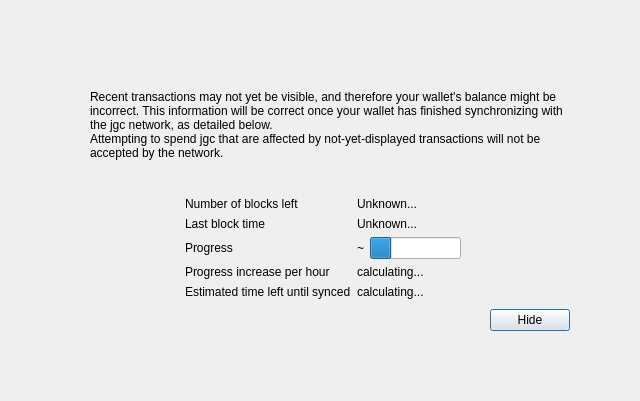
<?xml version="1.0" encoding="UTF-8"?>
<ui version="4.0">
 <class>ModalOverlay</class>
 <widget class="ModalOverlay" name="ModalOverlay">
  <property name="geometry">
   <rect>
    <x>0</x>
    <y>0</y>
    <width>640</width>
    <height>401</height>
   </rect>
  </property>
  <property name="windowTitle">
   <string>Form</string>
  </property>
  <layout class="QVBoxLayout" name="verticalLayout" stretch="0">
   <property name="sizeConstraint">
    <enum>QLayout::SetDefaultConstraint</enum>
   </property>
   <property name="leftMargin">
    <number>0</number>
   </property>
   <property name="topMargin">
    <number>0</number>
   </property>
   <property name="rightMargin">
    <number>0</number>
   </property>
   <property name="bottomMargin">
    <number>0</number>
   </property>
   <item>
    <widget class="QWidget" name="bgWidget" native="true">
     <property name="styleSheet">
      <string notr="true"/>
     </property>
     <layout class="QVBoxLayout" name="verticalLayoutMain" stretch="0">
      <property name="leftMargin">
       <number>60</number>
      </property>
      <property name="topMargin">
       <number>60</number>
      </property>
      <property name="rightMargin">
       <number>60</number>
      </property>
      <property name="bottomMargin">
       <number>60</number>
      </property>
      <item>
       <widget class="QWidget" name="contentWidget" native="true">
        <property name="styleSheet">
         <string notr="true"/>
        </property>
        <layout class="QVBoxLayout" name="verticalLayoutSub" stretch="1,0,0,0,0">
         <property name="spacing">
          <number>0</number>
         </property>
         <property name="leftMargin">
          <number>10</number>
         </property>
         <property name="topMargin">
          <number>10</number>
         </property>
         <property name="rightMargin">
          <number>10</number>
         </property>
         <property name="bottomMargin">
          <number>10</number>
         </property>
         <item>
          <layout class="QHBoxLayout" name="horizontalLayoutIconText" stretch="0,1">
           <property name="topMargin">
            <number>20</number>
           </property>
           <item>
            <layout class="QVBoxLayout" name="verticalLayoutIcon">
             <property name="leftMargin">
              <number>0</number>
             </property>
             <item>
              <widget class="QLabel" name="warningIcon">
               <property name="text">
                <string/>
               </property>
              </widget>
             </item>
             <item>
              <spacer name="verticalSpacerWarningIcon">
               <property name="orientation">
                <enum>Qt::Vertical</enum>
               </property>
               <property name="sizeHint" stdset="0">
                <size>
                 <width>20</width>
                 <height>40</height>
                </size>
               </property>
              </spacer>
             </item>
            </layout>
           </item>
           <item>
            <layout class="QVBoxLayout" name="verticalLayoutInfoText">
             <property name="leftMargin">
              <number>0</number>
             </property>
             <property name="topMargin">
              <number>0</number>
             </property>
             <item>
              <widget class="QLabel" name="infoText">
               <property name="text">
                <string>Recent transactions may not yet be visible, and therefore your wallet's balance might be incorrect. This information will be correct once your wallet has finished synchronizing with the jgc network, as detailed below.</string>
               </property>
               <property name="textFormat">
                <enum>Qt::RichText</enum>
               </property>
               <property name="wordWrap">
                <bool>true</bool>
               </property>
              </widget>
             </item>
             <item>
              <widget class="QLabel" name="infoTextStrong">
               <property name="text">
                <string>Attempting to spend jgc that are affected by not-yet-displayed transactions will not be accepted by the network.</string>
               </property>
               <property name="textFormat">
                <enum>Qt::RichText</enum>
               </property>
               <property name="wordWrap">
                <bool>true</bool>
               </property>
              </widget>
             </item>
             <item>
              <spacer name="verticalSpacerInTextSpace">
               <property name="orientation">
                <enum>Qt::Vertical</enum>
               </property>
               <property name="sizeHint" stdset="0">
                <size>
                 <width>20</width>
                 <height>40</height>
                </size>
               </property>
              </spacer>
             </item>
            </layout>
           </item>
          </layout>
         </item>
         <item>
          <spacer name="verticalSpacerAfterText">
           <property name="orientation">
            <enum>Qt::Vertical</enum>
           </property>
           <property name="sizeHint" stdset="0">
            <size>
             <width>20</width>
             <height>40</height>
            </size>
           </property>
          </spacer>
         </item>
         <item>
          <layout class="QFormLayout" name="formLayout">
           <property name="fieldGrowthPolicy">
            <enum>QFormLayout::FieldsStayAtSizeHint</enum>
           </property>
           <property name="formAlignment">
            <set>Qt::AlignHCenter|Qt::AlignTop</set>
           </property>
           <property name="horizontalSpacing">
            <number>6</number>
           </property>
           <property name="verticalSpacing">
            <number>6</number>
           </property>
           <property name="topMargin">
            <number>10</number>
           </property>
           <item row="0" column="0">
            <widget class="QLabel" name="labelNumberOfBlocksLeft">
             <property name="text">
              <string>Number of blocks left</string>
             </property>
            </widget>
           </item>
           <item row="0" column="1">
            <widget class="QLabel" name="numberOfBlocksLeft">
             <property name="text">
              <string>Unknown...</string>
             </property>
            </widget>
           </item>
           <item row="1" column="0">
            <widget class="QLabel" name="labelLastBlockTime">
             <property name="text">
              <string>Last block time</string>
             </property>
            </widget>
           </item>
           <item row="1" column="1">
            <widget class="QLabel" name="newestBlockDate">
             <property name="sizePolicy">
              <sizepolicy hsizetype="Maximum" vsizetype="Preferred">
               <horstretch>0</horstretch>
               <verstretch>0</verstretch>
              </sizepolicy>
             </property>
             <property name="text">
              <string>Unknown...</string>
             </property>
            </widget>
           </item>
           <item row="2" column="0">
            <widget class="QLabel" name="labelSyncDone">
             <property name="text">
              <string>Progress</string>
             </property>
            </widget>
           </item>
           <item row="2" column="1">
            <layout class="QHBoxLayout" name="horizontalLayoutSync" stretch="0,1">
             <item>
              <widget class="QLabel" name="percentageProgress">
               <property name="text">
                <string notr="true">~</string>
               </property>
              </widget>
             </item>
             <item>
              <widget class="QProgressBar" name="progressBar">
               <property name="value">
                <number>24</number>
               </property>
               <property name="format">
                <string/>
               </property>
              </widget>
             </item>
            </layout>
           </item>
           <item row="4" column="0">
            <widget class="QLabel" name="labelProgressIncrease">
             <property name="text">
              <string>Progress increase per hour</string>
             </property>
            </widget>
           </item>
           <item row="4" column="1">
            <widget class="QLabel" name="progressIncreasePerH">
             <property name="text">
              <string>calculating...</string>
             </property>
            </widget>
           </item>
           <item row="5" column="0">
            <widget class="QLabel" name="labelEstimatedTimeLeft">
             <property name="text">
              <string>Estimated time left until synced</string>
             </property>
            </widget>
           </item>
           <item row="5" column="1">
            <widget class="QLabel" name="expectedTimeLeft">
             <property name="text">
              <string>calculating...</string>
             </property>
            </widget>
           </item>
          </layout>
         </item>
         <item>
          <layout class="QHBoxLayout" name="horizontalLayoutButtons">
           <property name="leftMargin">
            <number>10</number>
           </property>
           <property name="topMargin">
            <number>10</number>
           </property>
           <item>
            <spacer name="horizontalSpacer">
             <property name="orientation">
              <enum>Qt::Horizontal</enum>
             </property>
             <property name="sizeHint" stdset="0">
              <size>
               <width>40</width>
               <height>20</height>
              </size>
             </property>
            </spacer>
           </item>
           <item>
            <widget class="QPushButton" name="closeButton">
             <property name="text">
              <string>Hide</string>
             </property>
             <property name="focusPolicy">
              <enum>Qt::StrongFocus</enum>
             </property>
             <property name="default">
              <bool>true</bool>
             </property>
            </widget>
           </item>
          </layout>
         </item>
         <item>
          <layout class="QVBoxLayout" name="verticalLayout_2">
           <item>
            <spacer name="verticalSpacer">
             <property name="orientation">
              <enum>Qt::Vertical</enum>
             </property>
             <property name="sizeHint" stdset="0">
              <size>
               <width>20</width>
               <height>40</height>
              </size>
             </property>
            </spacer>
           </item>
          </layout>
         </item>
        </layout>
       </widget>
      </item>
     </layout>
    </widget>
   </item>
  </layout>
 </widget>
 <customwidgets>
  <customwidget>
   <class>ModalOverlay</class>
   <extends>QWidget</extends>
   <header>qt/modaloverlay.h</header>
   <container>1</container>
  </customwidget>
 </customwidgets>
 <resources/>
 <connections/>
</ui>
